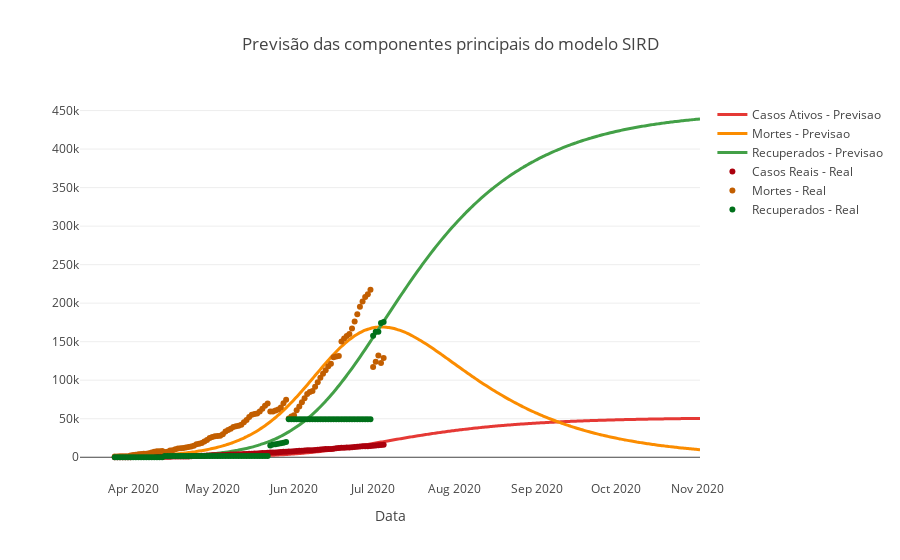

This figure's notebook cell:
### Markdown cell above
Você também pode analisar a qualidade das previsões de nosso algoritmo, comparando-as com os dados reais coletados de sua região de análise:

### Code cell
# Adiquirindo os dados e previsões
user_id = 'marcelolafetansee_20200707004330415583'
minha_api = 'https://visual-data-dot-epidemicapp-280600.rj.r.appspot.com'
predicao_api = minha_api + '/predictions?id=' + user_id
dados_reais_api = minha_api + '/real_data?id=' + user_id

r1 = requests.get(predicao_api)
predicao = pd.DataFrame(r1.json())

r2 = requests.get(dados_reais_api)
dados_reais = pd.DataFrame(r2.json())

# Plottando os resultados
fig = go.Figure()
fig.add_trace(go.Scatter(
    name="Casos Ativos - Previsao",
    x=predicao["date"],
    y=predicao['deaths'],
    mode='lines', line_shape='spline',
    line=dict(width=3, color = '#e53935')))
fig.add_trace(go.Scatter(
    name="Mortes - Previsao",
    x=predicao["date"],
    y=predicao['active'],
    mode='lines', line_shape='spline',
    line=dict(width=3, color = '#fb8c00')))
fig.add_trace(go.Scatter(
    name="Recuperados - Previsao",
    x=predicao["date"],
    y=predicao['recovered'],
    mode='lines', line_shape='spline',
    line=dict(width=3, color = '#43a047')))

fig.add_trace(go.Scatter(
    name="Casos Reais - Real",
    x=dados_reais["date"],
    y=dados_reais['deaths'],
    mode='markers', line_shape='spline',
    line=dict(width=3, color = '#ab000d')))
fig.add_trace(go.Scatter(
    name="Mortes - Real",
    x=dados_reais["date"],
    y=dados_reais['active'],
    mode='markers', line_shape='spline',
    line=dict(width=3, color = '#c25e00')))
fig.add_trace(go.Scatter(
    name="Recuperados - Real",
    x=dados_reais["date"],
    y=dados_reais['recovered'],
    mode='markers', line_shape='spline',
    line=dict(width=3, color = '#00701a')))

fig.update_layout(
    template='xgridoff',
    xaxis=dict(showgrid=False),
    xaxis_title='Data',
    title_text="Previsão das componentes principais do modelo SIRD")

iplot(fig)
